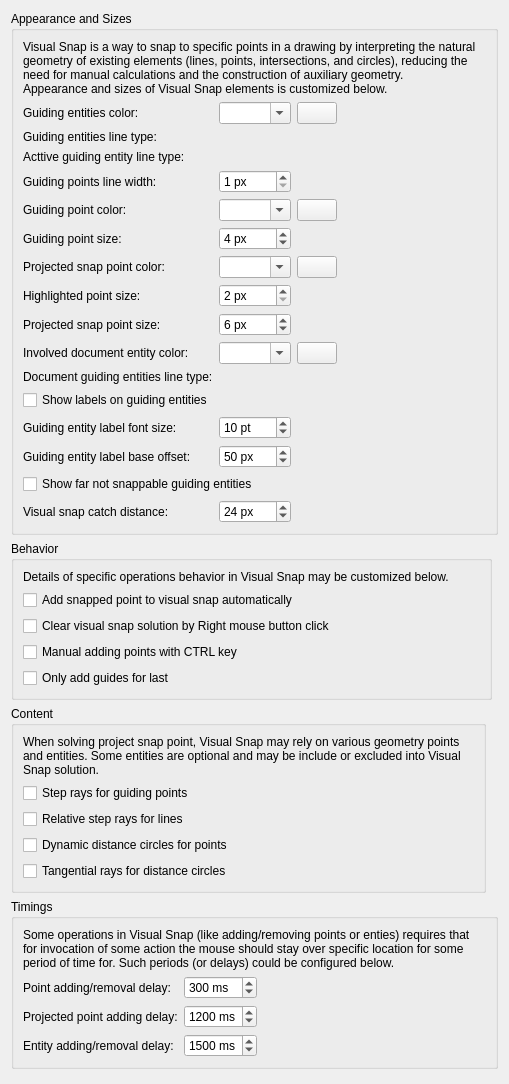
<?xml version="1.0" encoding="UTF-8"?>
<ui version="4.0">
 <class>LC_SettingsPageSnapVisual</class>
 <widget class="QWidget" name="LC_SettingsPageSnapVisual">
  <property name="geometry">
   <rect>
    <x>0</x>
    <y>0</y>
    <width>509</width>
    <height>1084</height>
   </rect>
  </property>
  <layout class="QGridLayout" name="gridLayout_2">
   <item row="1" column="0" colspan="2">
    <widget class="QGroupBox" name="groupBox_36">
     <property name="title">
      <string>Behavior</string>
     </property>
     <layout class="QGridLayout" name="gridLayout_vb">
      <item row="1" column="0">
       <widget class="QCheckBox" name="cbVisualSnapAutoAddSnapPoint">
        <property name="toolTip">
         <string>Auto Adding Points

If checked, snap point requested by command and specified by the user will be added to visual snap automatically.
Otherwise, it should be added manually.</string>
        </property>
        <property name="text">
         <string>Add snapped point to visual snap automatically</string>
        </property>
       </widget>
      </item>
      <item row="3" column="3">
       <spacer name="horizontalSpacer_3">
        <property name="orientation">
         <enum>Qt::Orientation::Horizontal</enum>
        </property>
        <property name="sizeHint" stdset="0">
         <size>
          <width>0</width>
          <height>0</height>
         </size>
        </property>
       </spacer>
      </item>
      <item row="5" column="0">
       <widget class="QCheckBox" name="cbVSAutoAddLastSnapOnly">
        <property name="toolTip">
         <string>Auto Add Last Point Only

If selected, guiding entities will be added for last snapped point only. </string>
        </property>
        <property name="text">
         <string>Only add guides for last</string>
        </property>
       </widget>
      </item>
      <item row="6" column="3">
       <spacer name="horizontalSpacer_2">
        <property name="orientation">
         <enum>Qt::Orientation::Horizontal</enum>
        </property>
        <property name="sizeHint" stdset="0">
         <size>
          <width>0</width>
          <height>0</height>
         </size>
        </property>
       </spacer>
      </item>
      <item row="0" column="0" colspan="4">
       <widget class="QLabel" name="label_2">
        <property name="text">
         <string>Details of specific operations behavior in Visual Snap may be customized below.</string>
        </property>
        <property name="wordWrap">
         <bool>true</bool>
        </property>
       </widget>
      </item>
      <item row="3" column="0">
       <widget class="QCheckBox" name="cbVisualSnapManualAddingWithCTRL">
        <property name="toolTip">
         <string>Manual Adding Points

If selected, points will be added manually as guiding points if cursor is over them and CTRL key is pressed.
Otherwise - they will be added by placing cursor over only.</string>
        </property>
        <property name="text">
         <string>Manual adding points with CTRL key</string>
        </property>
       </widget>
      </item>
      <item row="2" column="0">
       <widget class="QCheckBox" name="cbVisualSnapClearSolutionByRMB">
        <property name="toolTip">
         <string>Clearing

Visual snap solution will be cleared by CTRL+Middle Mouse Button click.
If selected, visual snap solution may be also cleared by Right Mouse Button click.</string>
        </property>
        <property name="text">
         <string>Clear visual snap solution by Right mouse button click</string>
        </property>
       </widget>
      </item>
     </layout>
    </widget>
   </item>
   <item row="4" column="0">
    <spacer name="verticalSpacer">
     <property name="orientation">
      <enum>Qt::Orientation::Vertical</enum>
     </property>
     <property name="sizeHint" stdset="0">
      <size>
       <width>0</width>
       <height>0</height>
      </size>
     </property>
    </spacer>
   </item>
   <item row="0" column="0" colspan="3">
    <widget class="QGroupBox" name="groupBox_34">
     <property name="title">
      <string>Appearance and Sizes</string>
     </property>
     <layout class="QGridLayout" name="gridLayout">
      <item row="16" column="0">
       <widget class="QLabel" name="label_66">
        <property name="text">
         <string>Guiding entity label base offset:</string>
        </property>
        <property name="buddy">
         <cstring>sbVSGuidingEntityLabelOffset</cstring>
        </property>
       </widget>
      </item>
      <item row="9" column="1">
       <widget class="QSpinBox" name="sbVisualSnapHighlightedVertexSize">
        <property name="toolTip">
         <string>Higlighted Guiding Point

Size of the marker used to draw guiding point
that is added to visual snap system.</string>
        </property>
        <property name="suffix">
         <string> px</string>
        </property>
        <property name="minimum">
         <number>2</number>
        </property>
        <property name="maximum">
         <number>24</number>
        </property>
       </widget>
      </item>
      <item row="3" column="0">
       <widget class="QLabel" name="label_5">
        <property name="text">
         <string>Acttive guiding entity line type:</string>
        </property>
        <property name="buddy">
         <cstring>wActiveGuidingEntityLineType</cstring>
        </property>
       </widget>
      </item>
      <item row="1" column="5">
       <spacer name="horizontalSpacer">
        <property name="orientation">
         <enum>Qt::Orientation::Horizontal</enum>
        </property>
        <property name="sizeHint" stdset="0">
         <size>
          <width>0</width>
          <height>0</height>
         </size>
        </property>
       </spacer>
      </item>
      <item row="3" column="1" colspan="2">
       <widget class="QG_LineTypeBox" name="wActiveGuidingEntityLineType" native="true">
        <property name="toolTip">
         <string>Active Guiding Entities Line Type

Line type for active guiding line that are part of Visual Snap</string>
        </property>
       </widget>
      </item>
      <item row="2" column="1" colspan="2">
       <widget class="QG_LineTypeBox" name="wGuidingEntityLineType" native="true">
        <property name="toolTip">
         <string>Guiding Entities Line Type

Line type for guiding entities that are part of Visual Snap</string>
        </property>
       </widget>
      </item>
      <item row="2" column="0">
       <widget class="QLabel" name="label_5">
        <property name="text">
         <string>Guiding entities line type:</string>
        </property>
       </widget>
      </item>
      <item row="11" column="2">
       <widget class="LC_ColorButton" name="pbVisualSnapDocEntitiesColor">
        <property name="toolTip">
         <string>Document Entity

Click to select color.</string>
        </property>
       </widget>
      </item>
      <item row="8" column="1">
       <widget class="QComboBox" name="cbColorVisualSnapProjectedSnap">
        <property name="toolTip">
         <string>Projected Snap Point

Color of possible projected snap point.</string>
        </property>
        <property name="editable">
         <bool>true</bool>
        </property>
       </widget>
      </item>
      <item row="8" column="0">
       <widget class="QLabel" name="label_57">
        <property name="text">
         <string>Projected snap point color:</string>
        </property>
        <property name="buddy">
         <cstring>cbColorVisualSnapProjectedSnap</cstring>
        </property>
       </widget>
      </item>
      <item row="21" column="1">
       <widget class="QSpinBox" name="sbVSCatchDistance">
        <property name="toolTip">
         <string>Visual Snap Catch Distance

Distance in screen coordinates that is used for
 catching visual snap guiding entities.</string>
        </property>
        <property name="suffix">
         <string> px</string>
        </property>
        <property name="minimum">
         <number>1</number>
        </property>
        <property name="maximum">
         <number>50</number>
        </property>
        <property name="value">
         <number>24</number>
        </property>
       </widget>
      </item>
      <item row="5" column="1">
       <widget class="QComboBox" name="cbColorVisualSnapVertexes">
        <property name="toolTip">
         <string>Guiding Point Color

Color of guiding points in visual snap.</string>
        </property>
        <property name="editable">
         <bool>true</bool>
        </property>
       </widget>
      </item>
      <item row="8" column="2">
       <widget class="LC_ColorButton" name="pbVisualSnapProjectedSnapColor">
        <property name="toolTip">
         <string>Projected Snap Point

Click to select color.</string>
        </property>
       </widget>
      </item>
      <item row="11" column="1">
       <widget class="QComboBox" name="cbColorVisualSnapDocumentEntity">
        <property name="toolTip">
         <string>Document Entity Color

Color of document entities, explicitly added to Visual Snap.</string>
        </property>
        <property name="editable">
         <bool>true</bool>
        </property>
       </widget>
      </item>
      <item row="6" column="1">
       <widget class="QSpinBox" name="sbVisualSnapVertexSize">
        <property name="toolTip">
         <string>Guding Point Size

Size of marker for visual snap guiding points, in pixels.</string>
        </property>
        <property name="suffix">
         <string> px</string>
        </property>
        <property name="minimum">
         <number>2</number>
        </property>
        <property name="maximum">
         <number>24</number>
        </property>
        <property name="value">
         <number>4</number>
        </property>
       </widget>
      </item>
      <item row="6" column="0">
       <widget class="QLabel" name="label_45">
        <property name="text">
         <string>Guiding point size:</string>
        </property>
        <property name="buddy">
         <cstring>sbVisualSnapVertexSize</cstring>
        </property>
       </widget>
      </item>
      <item row="15" column="1">
       <widget class="QSpinBox" name="sbVisualSnapGuidingLabelsFontSize">
        <property name="toolTip">
         <string>Labels Font Size

Size of font, in points, used for displaying labels for guiding entities.</string>
        </property>
        <property name="suffix">
         <string> pt</string>
        </property>
        <property name="minimum">
         <number>4</number>
        </property>
        <property name="maximum">
         <number>24</number>
        </property>
        <property name="value">
         <number>10</number>
        </property>
       </widget>
      </item>
      <item row="21" column="0">
       <widget class="QLabel" name="label_59">
        <property name="text">
         <string>Visual snap catch distance:</string>
        </property>
        <property name="buddy">
         <cstring>sbVSCatchDistance</cstring>
        </property>
       </widget>
      </item>
      <item row="0" column="0" colspan="6">
       <widget class="QLabel" name="label">
        <property name="text">
         <string>Visual Snap is a way to snap to specific points in a drawing by interpreting the natural geometry of existing elements (lines, points, intersections, and circles), reducing the need for manual calculations and the construction of auxiliary geometry.
Appearance and sizes of Visual Snap elements is customized below.</string>
        </property>
        <property name="wordWrap">
         <bool>true</bool>
        </property>
       </widget>
      </item>
      <item row="17" column="0" colspan="2">
       <widget class="QCheckBox" name="cbVisualSnapShowNotSnappableGuides">
        <property name="toolTip">
         <string>Show Far Not Snappable

If selected, guiding entites that are far from the mouse cursor point and
are not within snap range and therefore will not be snapped 
will be also shown. 
That may provide better overview for all possible snap points,
yet in some cases may visualy overcrowd the snap by guiding entities.
Otherwise, only guiding entities that are within snap range
and thus may be snapped will be visible.</string>
        </property>
        <property name="text">
         <string>Show far not snappable guiding entities </string>
        </property>
       </widget>
      </item>
      <item row="12" column="1" colspan="2">
       <widget class="QG_LineTypeBox" name="wDocGuidingEntityLineType" native="true">
        <property name="toolTip">
         <string>Document Guiding Entities Line Type

Line type for document entities that are part of Visual Snap</string>
        </property>
       </widget>
      </item>
      <item row="5" column="2">
       <widget class="LC_ColorButton" name="pbVisualSnapVertexesColor">
        <property name="toolTip">
         <string>Guiding Points

Click to select color.</string>
        </property>
       </widget>
      </item>
      <item row="5" column="0">
       <widget class="QLabel" name="label_44">
        <property name="text">
         <string>Guiding point color:</string>
        </property>
        <property name="buddy">
         <cstring>cbColorVisualSnapVertexes</cstring>
        </property>
       </widget>
      </item>
      <item row="1" column="2">
       <widget class="LC_ColorButton" name="pbVisualSnapGuideEntitiesColor">
        <property name="toolTip">
         <string>Guiding Entities

Click to select color.</string>
        </property>
       </widget>
      </item>
      <item row="1" column="1">
       <widget class="QComboBox" name="cbColorVisualSnapGuideEntities">
        <property name="toolTip">
         <string>Guiding Entities Color

Color for guiding entities used in Visual Snap.</string>
        </property>
        <property name="editable">
         <bool>true</bool>
        </property>
       </widget>
      </item>
      <item row="10" column="0">
       <widget class="QLabel" name="label_54">
        <property name="text">
         <string>Projected snap point size:</string>
        </property>
        <property name="buddy">
         <cstring>sbVisualSnapProjectedSnapSize</cstring>
        </property>
       </widget>
      </item>
      <item row="11" column="0">
       <widget class="QLabel" name="label_58">
        <property name="text">
         <string>Involved document entity color:</string>
        </property>
        <property name="buddy">
         <cstring>cbColorVisualSnapDocumentEntity</cstring>
        </property>
       </widget>
      </item>
      <item row="14" column="0" colspan="2">
       <widget class="QCheckBox" name="cbVSShowLabelsOnGuides">
        <property name="toolTip">
         <string>Show Guiding Entities Labels

If enabled, labels for visual snap guiding entities will be snown.
Otherwise - no labels.</string>
        </property>
        <property name="text">
         <string>Show labels on guiding entities</string>
        </property>
       </widget>
      </item>
      <item row="12" column="0">
       <widget class="QLabel" name="label_5">
        <property name="text">
         <string>Document guiding entities line type:</string>
        </property>
       </widget>
      </item>
      <item row="9" column="0">
       <widget class="QLabel" name="label_55">
        <property name="text">
         <string>Highlighted point size:</string>
        </property>
        <property name="buddy">
         <cstring>sbVisualSnapHighlightedVertexSize</cstring>
        </property>
       </widget>
      </item>
      <item row="10" column="1">
       <widget class="QSpinBox" name="sbVisualSnapProjectedSnapSize">
        <property name="toolTip">
         <string>Projected Snap Point

Size of marker for projected snap point (like intersection), in pixels.</string>
        </property>
        <property name="suffix">
         <string> px</string>
        </property>
        <property name="minimum">
         <number>2</number>
        </property>
        <property name="maximum">
         <number>24</number>
        </property>
        <property name="value">
         <number>6</number>
        </property>
       </widget>
      </item>
      <item row="1" column="0">
       <widget class="QLabel" name="label_43">
        <property name="text">
         <string>Guiding entities color:</string>
        </property>
        <property name="buddy">
         <cstring>cbColorVisualSnapGuideEntities</cstring>
        </property>
       </widget>
      </item>
      <item row="15" column="0">
       <widget class="QLabel" name="label_65">
        <property name="text">
         <string>Guiding entity label font size:</string>
        </property>
        <property name="buddy">
         <cstring>sbVisualSnapGuidingLabelsFontSize</cstring>
        </property>
       </widget>
      </item>
      <item row="16" column="1">
       <widget class="QSpinBox" name="sbVSGuidingEntityLabelOffset">
        <property name="toolTip">
         <string>Labels Offset

Offset of the guiding label from projected snap point, in pixels.</string>
        </property>
        <property name="suffix">
         <string> px</string>
        </property>
        <property name="maximum">
         <number>200</number>
        </property>
        <property name="value">
         <number>50</number>
        </property>
       </widget>
      </item>
      <item row="4" column="0">
       <widget class="QLabel" name="label_6">
        <property name="text">
         <string>Guiding points line width:</string>
        </property>
        <property name="buddy">
         <cstring>sbGuidingPointsLIneWidth</cstring>
        </property>
       </widget>
      </item>
      <item row="4" column="1">
       <widget class="QSpinBox" name="sbGuidingPointsLIneWidth">
        <property name="toolTip">
         <string>Guiding Entities Line Width

Screen width (in pixels) for guiding lines that are part of Visual Snap solution.</string>
        </property>
        <property name="suffix">
         <string> px</string>
        </property>
        <property name="minimum">
         <number>1</number>
        </property>
        <property name="maximum">
         <number>6</number>
        </property>
       </widget>
      </item>
     </layout>
    </widget>
   </item>
   <item row="3" column="0" colspan="3">
    <widget class="QGroupBox" name="groupBox_37">
     <property name="title">
      <string>Timings</string>
     </property>
     <layout class="QGridLayout" name="gridLayout_vt">
      <item row="2" column="1">
       <widget class="QSpinBox" name="sbVisualSnapVertexAddingDelay">
        <property name="toolTip">
         <string>Projected Point Adding Delay

Defines how long the mouse should be over projected snap point
until that point will be added to visual snap system as guiding point</string>
        </property>
        <property name="suffix">
         <string> ms</string>
        </property>
        <property name="minimum">
         <number>50</number>
        </property>
        <property name="maximum">
         <number>2000</number>
        </property>
        <property name="value">
         <number>1200</number>
        </property>
       </widget>
      </item>
      <item row="3" column="1">
       <widget class="QSpinBox" name="sbVisualSnapSnapDocEntityAddingDelay">
        <property name="toolTip">
         <string>Entity AddingRemoval Delay

Defines how long the mouse should be over document entity
until that entity will be added to visual snap system.</string>
        </property>
        <property name="suffix">
         <string> ms</string>
        </property>
        <property name="minimum">
         <number>50</number>
        </property>
        <property name="maximum">
         <number>2500</number>
        </property>
        <property name="value">
         <number>1500</number>
        </property>
       </widget>
      </item>
      <item row="1" column="0">
       <widget class="QLabel" name="label_47">
        <property name="text">
         <string>Point adding/removal delay:</string>
        </property>
        <property name="buddy">
         <cstring>sbVisualSnapPointAddingDelay</cstring>
        </property>
       </widget>
      </item>
      <item row="2" column="0">
       <widget class="QLabel" name="label_49">
        <property name="text">
         <string>Projected point adding delay:</string>
        </property>
        <property name="buddy">
         <cstring>sbVisualSnapVertexAddingDelay</cstring>
        </property>
       </widget>
      </item>
      <item row="2" column="2">
       <spacer name="horizontalSpacer_4">
        <property name="orientation">
         <enum>Qt::Orientation::Horizontal</enum>
        </property>
        <property name="sizeHint" stdset="0">
         <size>
          <width>0</width>
          <height>0</height>
         </size>
        </property>
       </spacer>
      </item>
      <item row="3" column="0">
       <widget class="QLabel" name="label_51">
        <property name="text">
         <string>Entity adding/removal delay:</string>
        </property>
        <property name="buddy">
         <cstring>sbVisualSnapSnapDocEntityAddingDelay</cstring>
        </property>
       </widget>
      </item>
      <item row="1" column="1">
       <widget class="QSpinBox" name="sbVisualSnapPointAddingDelay">
        <property name="toolTip">
         <string>Points Adding/Removal Delay

Defines how many milliseconds mouse should be over snap point
until that point will be added as guiding point to visual snap system</string>
        </property>
        <property name="suffix">
         <string> ms</string>
        </property>
        <property name="minimum">
         <number>50</number>
        </property>
        <property name="maximum">
         <number>2000</number>
        </property>
        <property name="value">
         <number>300</number>
        </property>
       </widget>
      </item>
      <item row="0" column="0" colspan="3">
       <widget class="QLabel" name="label_4">
        <property name="text">
         <string>Some operations in Visual Snap (like adding/removing points or enties) requires that for invocation of some action the mouse should stay over specific location for some period of time for. Such periods (or delays) could be configured below.</string>
        </property>
        <property name="wordWrap">
         <bool>true</bool>
        </property>
       </widget>
      </item>
     </layout>
    </widget>
   </item>
   <item row="2" column="0">
    <widget class="QGroupBox" name="groupBox_38">
     <property name="title">
      <string>Content</string>
     </property>
     <layout class="QGridLayout" name="gridLayout_vc">
      <item row="4" column="0">
       <widget class="QCheckBox" name="cbVisualSnapVertexVertexDistancesTangential">
        <property name="toolTip">
         <string>Tangential Rays

If selected, and both 'Snap to Distance' and 'Snap To Center' snap modes are enabled,
tangential guiding rays will be created between distance circles that are created for guiding points.
Otherwise, tangential will not be created.</string>
        </property>
        <property name="text">
         <string>Tangential rays for distance circles</string>
        </property>
       </widget>
      </item>
      <item row="1" column="2">
       <spacer name="horizontalSpacer_5">
        <property name="orientation">
         <enum>Qt::Orientation::Horizontal</enum>
        </property>
        <property name="sizeHint" stdset="0">
         <size>
          <width>0</width>
          <height>0</height>
         </size>
        </property>
       </spacer>
      </item>
      <item row="2" column="0">
       <widget class="QCheckBox" name="cbVisualSnapRaysAngleSnapRelative">
        <property name="toolTip">
         <string>Relative Rays

If checked, visual snap will also create guiding rays for enpoints of lines from the document,
added into visual snap with step, similar to angle snap yet which is related to the line's own angle.
Otherwise, only tangential and normal rays will be considered for vertexes.</string>
        </property>
        <property name="text">
         <string>Relative step rays for lines</string>
        </property>
       </widget>
      </item>
      <item row="3" column="0">
       <widget class="QCheckBox" name="cbVisualSnapVertexVertexDistanceCircles">
        <property name="toolTip">
         <string>Distance Circles

If selected, guiding circles for distances between guiding points will be included into visual snap.
Otherwise, they will be ignored. </string>
        </property>
        <property name="text">
         <string>Dynamic distance circles for points</string>
        </property>
       </widget>
      </item>
      <item row="1" column="0">
       <widget class="QCheckBox" name="cbVisualSnapRaysAngleSnapVertexes">
        <property name="toolTip">
         <string>Rays

If checked, visual snap will also consider rays from guiding points with step, similar to angle snap.
Otherwise, only vertical and horizontal rays will be considered for vertexes.</string>
        </property>
        <property name="text">
         <string>Step rays for guiding points</string>
        </property>
       </widget>
      </item>
      <item row="0" column="0" colspan="3">
       <widget class="QLabel" name="label_3">
        <property name="text">
         <string>When solving project snap point, Visual Snap may rely on various geometry points and entities. Some entities are optional and may be include or excluded into Visual Snap solution.</string>
        </property>
        <property name="wordWrap">
         <bool>true</bool>
        </property>
       </widget>
      </item>
     </layout>
    </widget>
   </item>
  </layout>
 </widget>
 <customwidgets>
  <customwidget>
   <class>LC_ColorButton</class>
   <extends>QPushButton</extends>
   <header>lc_color_button.h</header>
  </customwidget>
  <customwidget>
   <class>QG_LineTypeBox</class>
   <extends>QWidget</extends>
   <header>qg_linetypebox.h</header>
  </customwidget>
 </customwidgets>
 <resources/>
 <connections/>
</ui>
